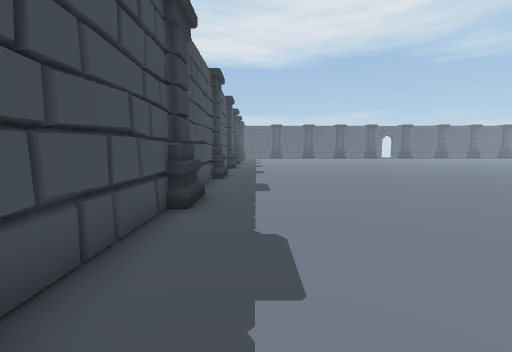
View 1 (above)

16 first-person views from a walk through a Unity game level. The camera is 1.3 m above the floor, tilts 6° down and sees 90° across. The floor is counted in squares, 1 m on a side. Each view is taken from the middle of a square. On the plan, view 1 faces up. The plan holds only what a view shows up to about 13 squares ahead; the rest is blank. The place goes on beyond the plan. Door leaves are left out, so doorways stand open.

View 2
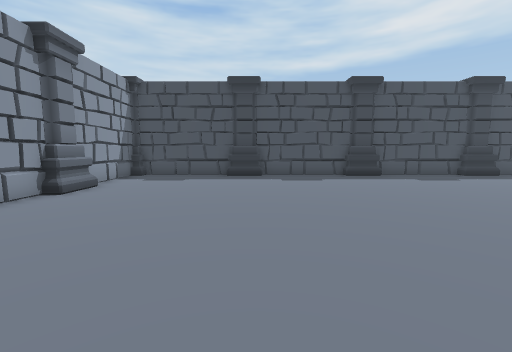

View 3
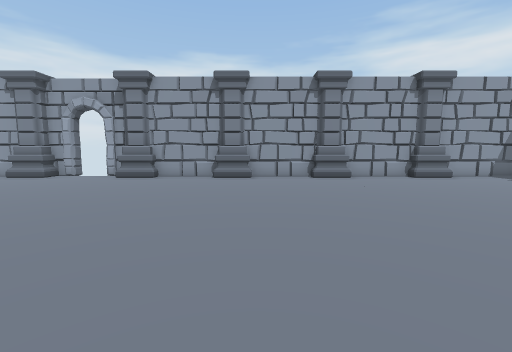

View 4
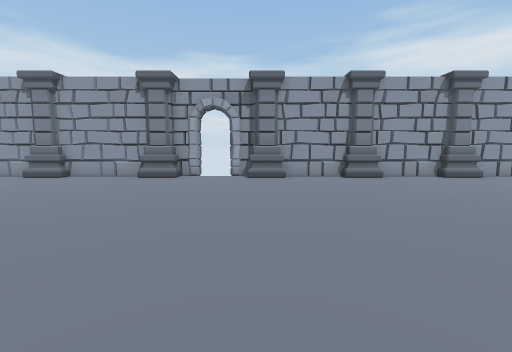

View 5
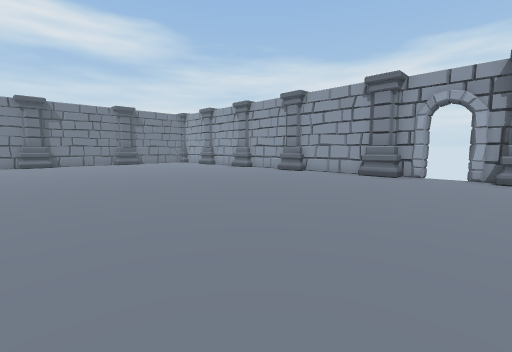

View 6
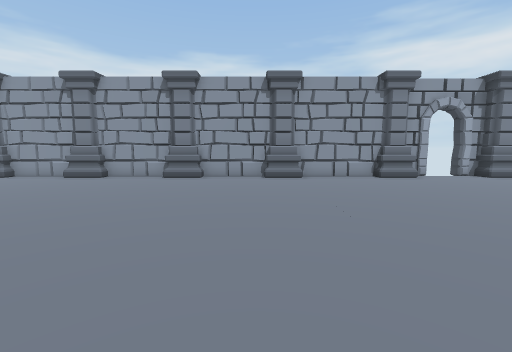

View 7
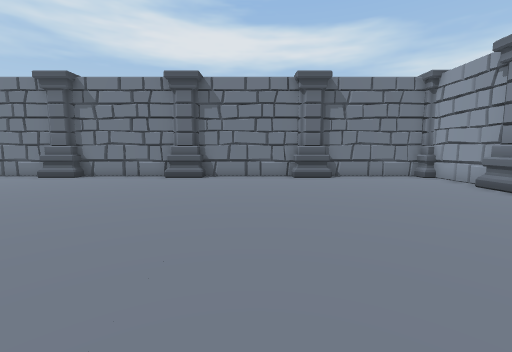

View 8
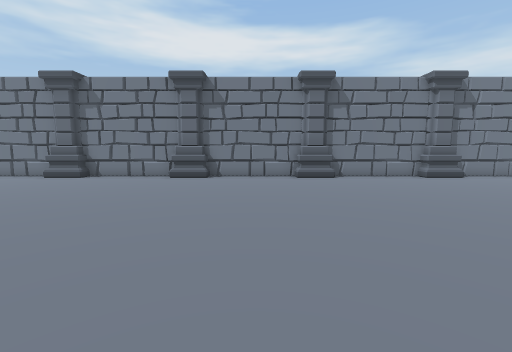

View 9
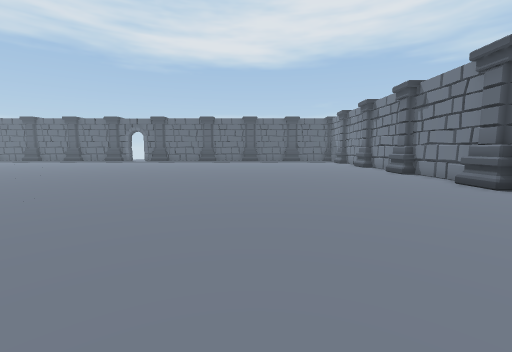

View 10
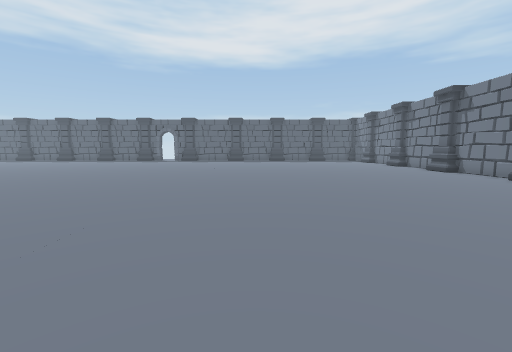

View 11
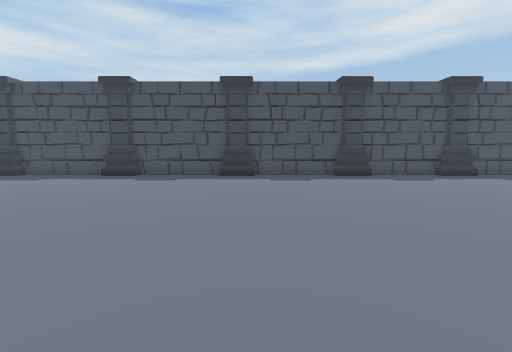

View 12
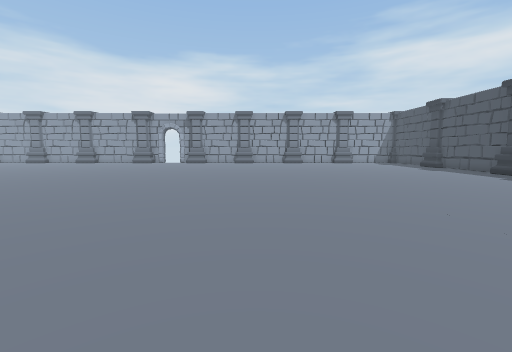

View 13
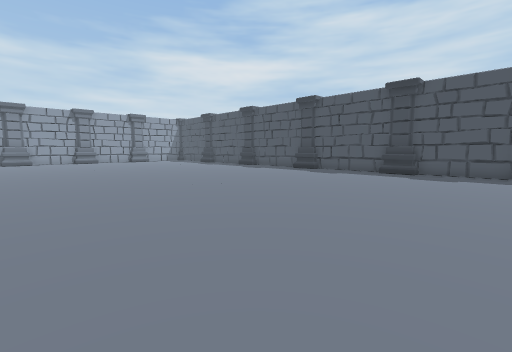

View 14
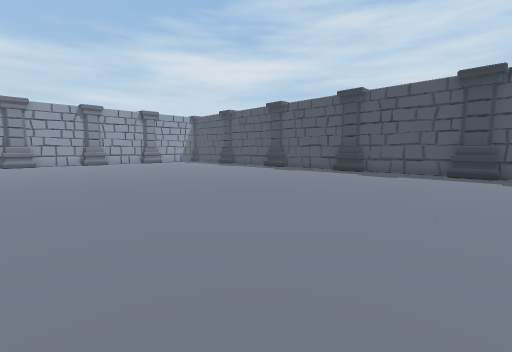

View 15
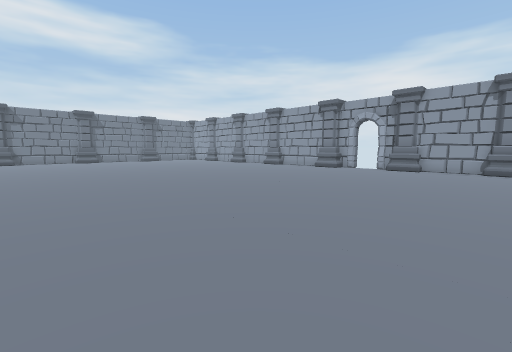

View 16
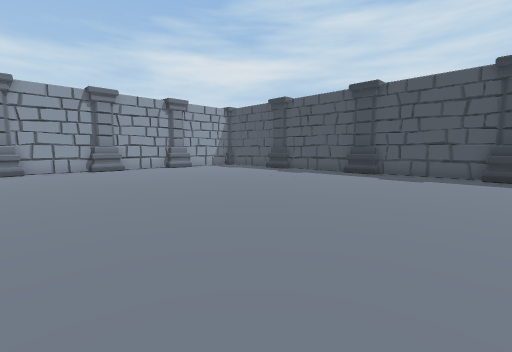

### Floor plan
Points are (right, up) in squares from view 1. A wall is a line through its corners. A room is listed if a view was taken in it or the views show most of it. See-through windows are left out.
Room 1 (views 1, 2, 3, 4, 5, 6, 7, 8, 9, 10, 11, 12, 13, 14, 15, 16)
walls: (19.8, -5.4) (21, -5.4); (22.4, -5.1) (30.5, -5.1); (17.1, -5.4) (18.1, -5.4); (8.5, -5.1) (16, -5.1); (32, -5.1) (39.9, -5.1); (-1.9, 11.5) (-1.9, 6.9); (-1.9, 5.6) (-1.9, 1.5); (40.1, 6.8) (40.1, 11.5); (40.1, 12.6) (40.1, 17.3); (40.1, 1.5) (40.1, 5.5); (-1.9, 17.2) (-1.9, 12.6); (-1.9, -0.4) (-1.9, -5.1) (7, -5.1); (40.1, 18.4) (40.1, 21.5); (-1.9, 22.5) (-1.9, 18.4); (40.1, -4.9) (40.1, -0.4)
objects: other object (-3, 0) to (-2, 1); other object (-3, 6) to (-2, 7); other object (-3, 17) to (-2, 18); other object (3, -6) to (3, -5); other object (8, -5); other object (12, -5); other object (17, -5); other object (21, -6) to (22, -5); other object (27, -6) to (27, -5); other object (31, -5); other object (36, -6) to (36, -5); other object (40, 0) to (41, 1); other object (40, 6) to (41, 6); other object (40, 12) to (41, 12); other object (40, 18) to (41, 18); other object (40, 22)

Positions as (right, up) in squares from view 1, and headings:
1: (0, 0), facing up
2: (11, 1), facing left
3: (11, 7), facing down
4: (17, 7), facing down
5: (17, 8), facing down-right
6: (28, 7), facing down
7: (28, 3), facing right
8: (28, 9), facing right
9: (32, 9), facing up
10: (29, 8), facing up
11: (11, 13), facing left
12: (11, 19), facing down
13: (13, 22), facing down-left
14: (13, 19), facing down-left
15: (12, 12), facing down-right
16: (12, 12), facing down-left
